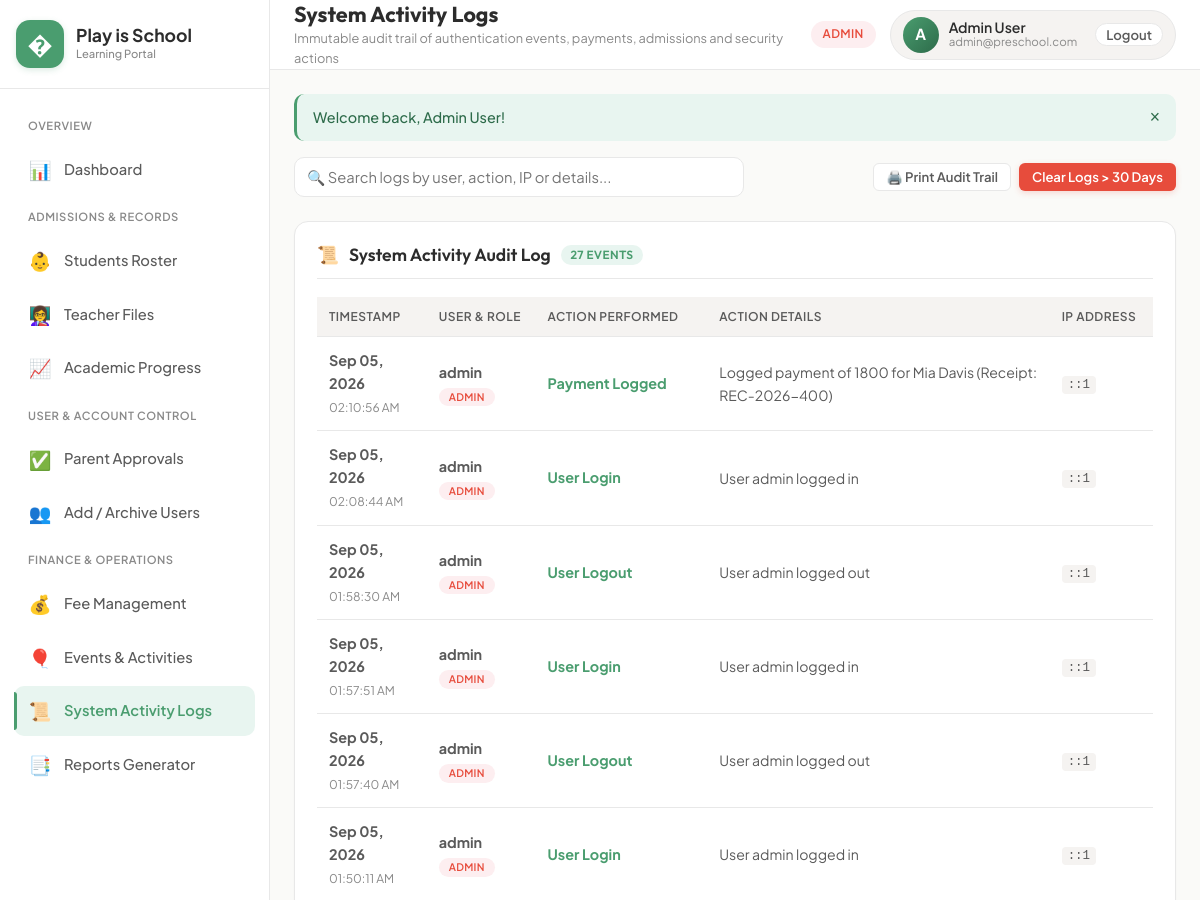
The app's page /admin/logs.php (signed in, upper part), older data.
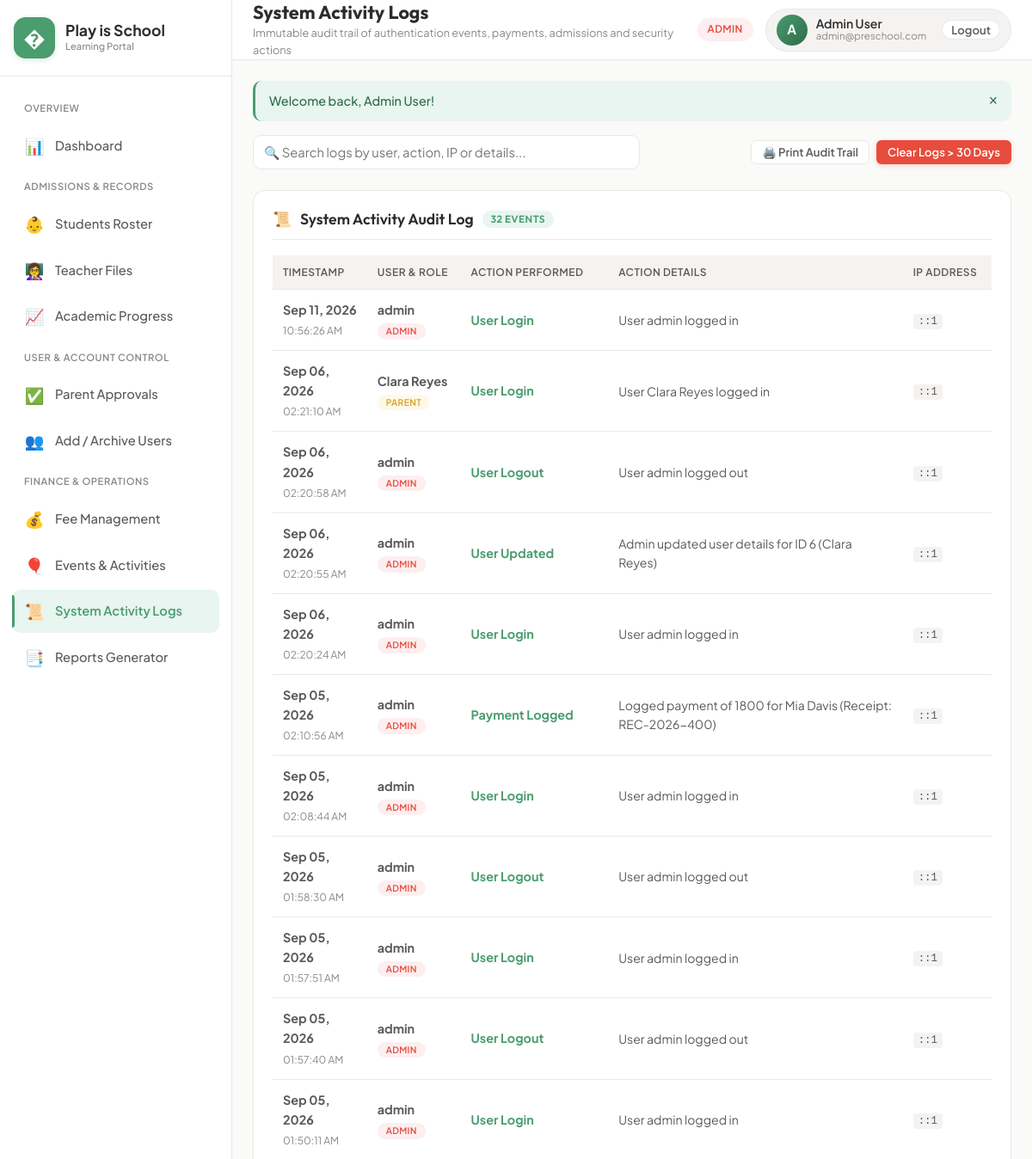
The same page, newer data.
### tables this page shows
CREATE TABLE activity_logs (
            id INTEGER PRIMARY KEY AUTOINCREMENT,
            user_id INTEGER,
            action TEXT NOT NULL,
            details TEXT,
            ip_address TEXT,
            created_at DATETIME DEFAULT CURRENT_TIMESTAMP,
            FOREIGN KEY (user_id) REFERENCES users(id) ON DELETE SET NULL
        );

CREATE TABLE users (
            id INTEGER PRIMARY KEY AUTOINCREMENT,
            name TEXT NOT NULL,
            email TEXT UNIQUE NOT NULL,
            password TEXT NOT NULL,
            role TEXT NOT NULL CHECK(role IN ('admin', 'teacher', 'parent')),
            phone TEXT,
            status TEXT NOT NULL DEFAULT 'active' CHECK(status IN ('active', 'pending_approval', 'archived', 'rejected')),
            avatar TEXT,
            created_at DATETIME DEFAULT CURRENT_TIMESTAMP,
            updated_at DATETIME DEFAULT CURRENT_TIMESTAMP
        );

### config/config.php (called while the page is built, shortened)
<?php
function url($path = '') {
    $path = ltrim($path, '/');
    $base = BASE_URL;
    return $base ? "{$base}/{$path}" : "/{$path}";
}
function isLoggedIn() {
    return !empty($_SESSION['user_id']);
}
function currentUser() {
    return $_SESSION['user'] ?? null;
}
function userRole() {
    return $_SESSION['user']['role'] ?? null;
}
function getFlash() {
    if (isset($_SESSION['flash'])) {
        $flash = $_SESSION['flash'];
        return $flash;
    }
    return null;
}
function formatDate($date, $format = 'M d, Y') {
    return date($format, strtotime($date));
}

### admin/logs.php (the view, shortened to what this page needs)
<?php
$pageTitle = 'System Activity Logs';
$pageSubtitle = 'Immutable audit trail of authentication events, payments, admissions and security actions';
$db = getDB();
$logs = $db->query("
    SELECT l.*, u.name as user_name, u.role as user_role, u.email as user_email
    FROM activity_logs l
    LEFT JOIN users u ON l.user_id = u.id
    ORDER BY l.id DESC LIMIT 100
")->fetchAll();
require_once dirname(__DIR__) . '/includes/header.php';
?>
<div class="d-flex justify-between align-center" style="margin-bottom: 24px; flex-wrap: wrap; gap: 14px;">
    <div style="max-width: 450px; width: 100%;">
        <input type="text" class="form-control" data-table-search="logsTable" placeholder="🔍 Search logs by user, action, IP or details...">
    </div>
    <div class="d-flex gap-2">
        <button class="btn btn-secondary btn-sm" onclick="triggerPrint()">
            🖨️ Print Audit Trail
        </button>
        <form method="POST" action="logs.php" onsubmit="return confirm('Purge logs older than 30 days?');" style="display:inline;">
            <button type="submit" class="btn btn-danger btn-sm">Clear Logs &gt; 30 Days</button>
        </form>
    </div>
</div>
<div class="card">
    <div class="card-header">
        <h3 class="card-title">
            <span>📜</span> System Activity Audit Log
            <span class="badge badge-primary"><?= count($logs) ?> Events</span>
        </h3>
    </div>
    <div class="table-responsive">
        <table class="table" id="logsTable">
            <thead>
                <tr>
                    <th>Timestamp</th>
                    <th>User & Role</th>
                    <th>Action Performed</th>
                    <th>Action Details</th>
                    <th>IP Address</th>
                </tr>
            </thead>
            <tbody>
                <?php if (empty($logs)): ?>
                    <tr><td colspan="5" style="text-align: center; padding: 24px; color: var(--text-muted);">No activity logs found.</td></tr>
                <?php else: ?>
                    <?php foreach ($logs as $l): ?>
                        <tr>
                            <td>
                                <strong><?= formatDate($l['created_at'], 'M d, Y') ?></strong><br>
                                <small style="color: var(--text-muted);"><?= date('h:i:s A', strtotime($l['created_at'])) ?></small>
                            </td>
                            <td>
                                <?php if ($l['user_name']): ?>
                                    <strong><?= htmlspecialchars($l['user_name']) ?></strong><br>
                                    <span class="badge <?= $l['user_role'] === 'admin' ? 'badge-danger' : ($l['user_role'] === 'teacher' ? 'badge-primary' : 'badge-warning') ?>" style="font-size: 0.65rem;">
                                        <?= strtoupper($l['user_role'] ?? 'GUEST') ?>
                                    </span>
                                <?php else: ?>
                                    <span style="color: var(--text-muted); font-style: italic;">System / Guest</span>
                                <?php endif; ?>
                            </td>
                            <td>
                                <strong style="color: var(--primary);"><?= htmlspecialchars($l['action']) ?></strong>
                            </td>
                            <td>
                                <div style="font-size: 0.88rem; color: var(--text-secondary); max-width: 450px;">
                                    <?= htmlspecialchars($l['details']) ?>
                                </div>
                            </td>
                            <td>
                                <code style="background: var(--bg-card-subtle); padding: 2px 6px; border-radius: 4px; font-size: 0.78rem;">
                                    <?= htmlspecialchars($l['ip_address'] ?? '127.0.0.1') ?>
                                </code>
                            </td>
                        </tr>
                    <?php endforeach; ?>
                <?php endif; ?>
            </tbody>
        </table>
    </div>
</div>
<?php require_once dirname(__DIR__) . '/includes/footer.php'; ?>

### includes/header.php (shortened to what this page needs)
<?php
$flash = getFlash();
$pageTitle = $pageTitle ?? 'Dashboard';
$pageSubtitle = $pageSubtitle ?? APP_SUBTITLE;
?>
<!DOCTYPE html>
<html lang="en">
<head>
    <link rel="stylesheet" href="<?= url('assets/css/style.css') ?>">
    <link rel="stylesheet" href="<?= url('assets/css/dashboard.css') ?>">
</head>
<body>
<div class="app-wrapper">
    <?php require_once __DIR__ . '/sidebar/sidebar.php'; ?>
    <div class="app-main">
        <header class="app-topbar">
            <div class="topbar-left">
                <div class="page-title-box">
                    <h1><?= htmlspecialchars($pageTitle) ?></h1>
                    <p><?= htmlspecialchars($pageSubtitle) ?></p>
                </div>
            </div>
            <div class="topbar-right">
                <span class="role-pill <?= htmlspecialchars($role) ?>">
                    <?= strtoupper(htmlspecialchars($role)) ?>
                </span>
                <div class="user-profile-menu">
                    <div class="user-avatar">
                        <?= strtoupper(substr($user['name'] ?? 'U', 0, 1)) ?>
                    </div>
                    <div style="line-height: 1.1;">
                        <div style="font-size: 0.88rem; font-weight: 600; color: var(--text-primary);">
                            <?= htmlspecialchars($user['name'] ?? 'User') ?>
                        </div>
                        <div style="font-size: 0.72rem; color: var(--text-muted);">
                            <?= htmlspecialchars($user['email'] ?? '') ?>
                        </div>
                    </div>
                    <a href="<?= url('auth/logout.php') ?>" class="btn btn-secondary btn-sm" style="margin-left: 8px; border-radius: var(--radius-full); padding: 4px 10px;" title="Logout">
                        Logout
                    </a>
                </div>
            </div>
        </header>
        <main class="page-container">
            <?php if ($flash): ?>
                <div class="flash-alert flash-<?= htmlspecialchars($flash['type']) ?>">
                    <span><?= htmlspecialchars($flash['message']) ?></span>
                    <button type="button" onclick="this.parentElement.remove()" style="background:none; border:none; cursor:pointer; font-size:1.1rem; color:inherit;">&times;</button>
                </div>
            <?php endif; ?>

### includes/sidebar/sidebar.php (shortened to what this page needs)
<?php
$user = currentUser();
$role = userRole();
$currentScript = basename($_SERVER['SCRIPT_NAME']);
?>
<aside class="app-sidebar" id="appSidebar">
    <div class="sidebar-brand">
        <div class="brand-icon">�</div>
        <div>
            <div class="brand-title">Play is School</div>
            <div class="brand-subtitle">Learning Portal</div>
        </div>
    </div>
    <div class="sidebar-nav">
        <?php if ($role === 'admin'): ?>
            <div class="nav-section-title">Overview</div>
            <a href="<?= url('admin/index.php') ?>" class="nav-item <?= $currentScript === 'index.php' ? 'active' : '' ?>">
                <span class="nav-icon">📊</span> Dashboard
            </a>
            <div class="nav-section-title">Admissions & Records</div>
            <a href="<?= url('admin/students.php') ?>" class="nav-item <?= $currentScript === 'students.php' ? 'active' : '' ?>">
                <span class="nav-icon">👶</span> Students Roster
            </a>
            <a href="<?= url('admin/teachers.php') ?>" class="nav-item <?= $currentScript === 'teachers.php' ? 'active' : '' ?>">
                <span class="nav-icon">👩‍🏫</span> Teacher Files
            </a>
            <a href="<?= url('admin/progress.php') ?>" class="nav-item <?= $currentScript === 'progress.php' ? 'active' : '' ?>">
                <span class="nav-icon">📈</span> Academic Progress
            </a>
            <div class="nav-section-title">User & Account Control</div>
            <a href="<?= url('admin/approvals.php') ?>" class="nav-item <?= $currentScript === 'approvals.php' ? 'active' : '' ?>">
                <span class="nav-icon">✅</span> Parent Approvals
            </a>
            <a href="<?= url('admin/users.php') ?>" class="nav-item <?= $currentScript === 'users.php' ? 'active' : '' ?>">
                <span class="nav-icon">👥</span> Add / Archive Users
            </a>
            <div class="nav-section-title">Finance & Operations</div>
            <a href="<?= url('admin/fees.php') ?>" class="nav-item <?= $currentScript === 'fees.php' ? 'active' : '' ?>">
                <span class="nav-icon">💰</span> Fee Management
            </a>
            <a href="<?= url('admin/events.php') ?>" class="nav-item <?= $currentScript === 'events.php' ? 'active' : '' ?>">
                <span class="nav-icon">🎈</span> Events & Activities
            </a>
            <a href="<?= url('admin/logs.php') ?>" class="nav-item <?= $currentScript === 'logs.php' ? 'active' : '' ?>">
                <span class="nav-icon">📜</span> System Activity Logs
            </a>
            <a href="<?= url('admin/reports.php') ?>" class="nav-item <?= $currentScript === 'reports.php' ? 'active' : '' ?>">
                <span class="nav-icon">📑</span> Reports Generator
            </a>
        <?php endif; ?>
    </div>
</aside>

### includes/footer.php (shortened to what this page needs)
        </main>
    </div>
</div>
</body>
</html>

### assets/css/style.css (style rules this page uses)
:root { --primary: #4A9D6F; --primary-light: #E8F5F0; --primary-hover: #2D6B4A; --primary-glow: rgba(74, 157, 111, 0.15); --accent: #E74C3C; --accent-light: #FDEEF0; --accent-hover: #C0392B; --secondary: #F4C430; --secondary-light: #FEF9E7; --secondary-hover: #D4A327; --sky: #5DADE2; --sky-light: #EAF2F8; --mint: #4A9D6F; --mint-light: #E8F5F0; --mint-dark: #2D6B4A; --rose: #E74C3C; --rose-light: #FDEEF0; --rose-dark: #A93226; --bg-main: #FAFAF8; --bg-card: #FFFFFF; --bg-card-subtle: #F5F3F1; --text-primary: #2C2C2C; --text-secondary: #5A5A5A; --text-muted: #898989; --border-color: #E8E8E8; --border-subtle: #F0F0F0; --grad-primary: linear-gradient(135deg, #4A9D6F 0%, #2D6B4A 100%); --grad-accent: linear-gradient(135deg, #E74C3C 0%, #C0392B 100%); --grad-secondary: linear-gradient(135deg, #F4C430 0%, #D4A327 100%); --grad-mint: linear-gradient(135deg, #4A9D6F 0%, #3D8760 100%); --grad-rose: linear-gradient(135deg, #E74C3C 0%, #C0392B 100%); --grad-hero: linear-gradient(135deg, #2D6B4A 0%, #4A9D6F 50%, #68B189 100%); --shadow-sm: 0 1px 2px 0 rgba(0, 0, 0, 0.03); --shadow-md: 0 2px 4px rgba(0, 0, 0, 0.05); --shadow-lg: 0 4px 8px rgba(0, 0, 0, 0.08); --shadow-xl: 0 8px 16px rgba(0, 0, 0, 0.1); --shadow-hover: 0 8px 16px rgba(74, 157, 111, 0.12); --radius-sm: 6px; --radius-md: 10px; --radius-lg: 14px; --radius-xl: 20px; --radius-full: 9999px; --trans-fast: 0.15s ease; --trans-normal: 0.25s ease; --trans-bounce: 0.3s ease; }
*, *::before, *::after { box-sizing: border-box; margin: 0; padding: 0; }
body { font-family: 'Plus Jakarta Sans', -apple-system, BlinkMacSystemFont, 'Segoe UI', Roboto, sans-serif; background-color: var(--bg-main); color: var(--text-primary); line-height: 1.6; -webkit-font-smoothing: antialiased; -moz-osx-font-smoothing: grayscale; min-height: 100vh; }
h1, h2, h3, h4, h5, h6 { font-family: 'Outfit', sans-serif; color: var(--text-primary); font-weight: 700; line-height: 1.25; }
a { color: var(--primary); text-decoration: none; transition: color var(--trans-fast); }
.btn { display: inline-flex; align-items: center; justify-content: center; gap: 8px; font-family: 'Plus Jakarta Sans', sans-serif; font-size: 0.92rem; font-weight: 600; padding: 10px 20px; border-radius: var(--radius-md); border: 1px solid transparent; cursor: pointer; transition: all var(--trans-fast); text-decoration: none; line-height: 1; white-space: nowrap; }
.btn-danger { background: var(--accent); color: #FFFFFF !important; box-shadow: 0 2px 6px rgba(231, 76, 60, 0.2); }
.btn-secondary { background: var(--bg-card); border-color: var(--border-color); color: var(--text-secondary) !important; }
.btn-sm { padding: 6px 12px; font-size: 0.82rem; border-radius: var(--radius-sm); }
.badge { display: inline-flex; align-items: center; gap: 5px; font-size: 0.74rem; font-weight: 600; text-transform: uppercase; letter-spacing: 0.03em; padding: 4px 10px; border-radius: var(--radius-full); line-height: 1; }
.badge-warning { background: #FEF9E7; color: var(--secondary-hover); }
.badge-danger { background: #FDEEF0; color: var(--accent); }
.badge-primary { background: #E8F5F0; color: var(--primary); }
.form-control, .form-select, textarea.form-control { width: 100%; padding: 10px 12px; font-family: inherit; font-size: 0.92rem; border: 1px solid var(--border-color); border-radius: var(--radius-md); background-color: var(--bg-card); color: var(--text-primary); transition: all var(--trans-fast); }
.flash-alert { padding: 12px 16px; border-radius: var(--radius-md); margin-bottom: 16px; display: flex; align-items: center; justify-content: space-between; gap: 12px; font-weight: 500; font-size: 0.9rem; animation: slideDown 0.3s ease; border-left: 3px solid; }
.flash-success { background: #E8F5F0; border-left-color: var(--primary); color: var(--primary-hover); }
.d-flex { display: flex; }
.align-center { align-items: center; }
.justify-between { justify-content: space-between; }
.gap-2 { gap: 8px; }

Row changes from the older to the newer data that the page shows:
added activity_logs: created_at "Sep 11, 2026", created_at "10:56:26 AM", user.name "admin", user.role "ADMIN", action "User Login", details "User admin logged in", ip_address "::1"
added activity_logs: created_at "Sep 06, 2026", created_at "02:21:10 AM", user.name "Clara Reyes", user.role "PARENT", action "User Login", details "User Clara Reyes logged in", ip_address "::1"
added activity_logs: created_at "Sep 06, 2026", created_at "02:20:58 AM", user.name "admin", user.role "ADMIN", action "User Logout", details "User admin logged out", ip_address "::1"
added activity_logs: created_at "Sep 06, 2026", created_at "02:20:55 AM", user.name "admin", user.role "ADMIN", action "User Updated", details "Admin updated user details for ID 6 (Clara Reyes)", ip_address "::1"
added activity_logs: created_at "Sep 06, 2026", created_at "02:20:24 AM", user.name "admin", user.role "ADMIN", action "User Login", details "User admin logged in", ip_address "::1"
Text that changed along with them:
count($logs): "27" → "32"
